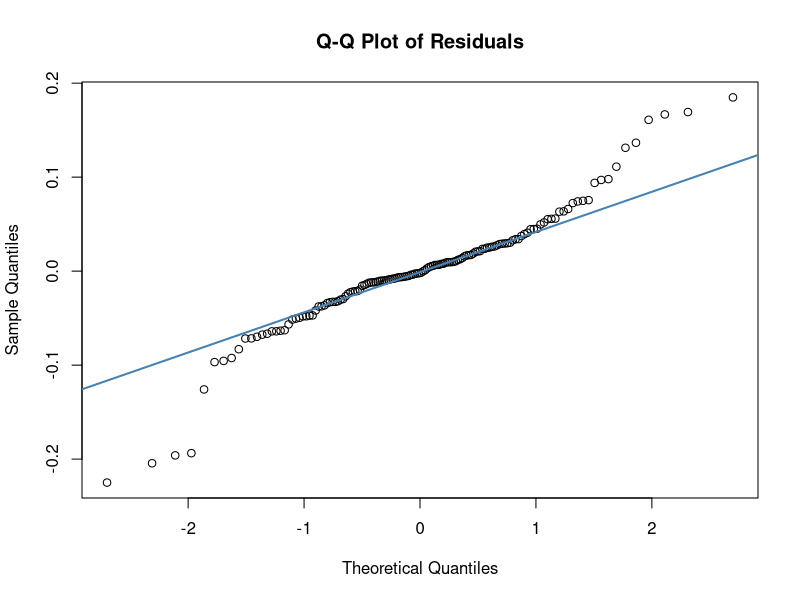
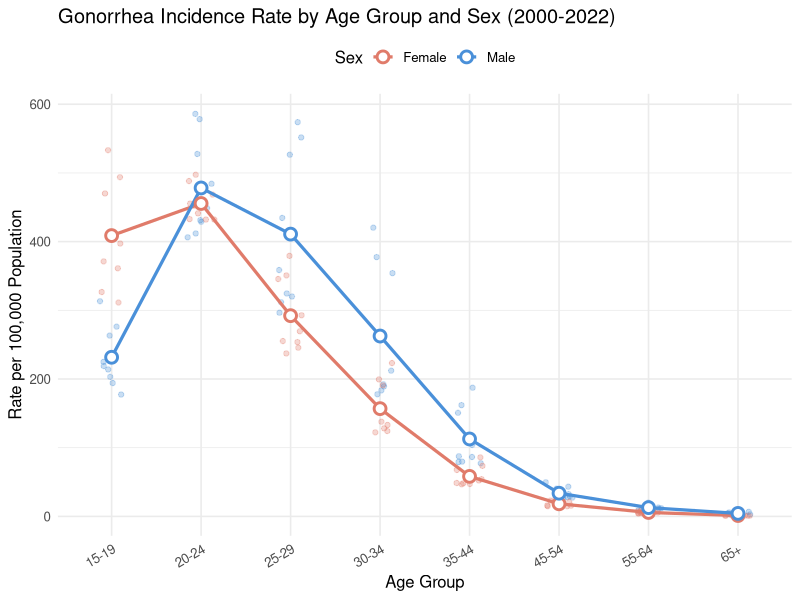
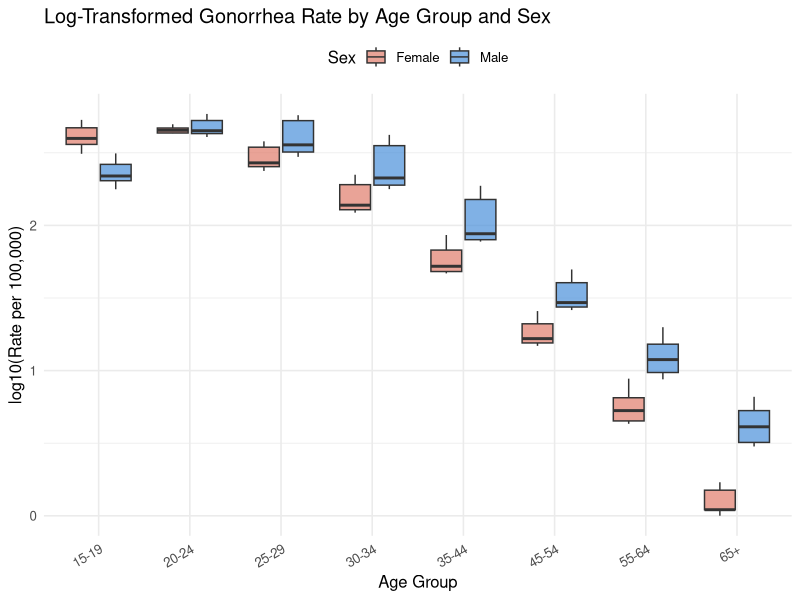
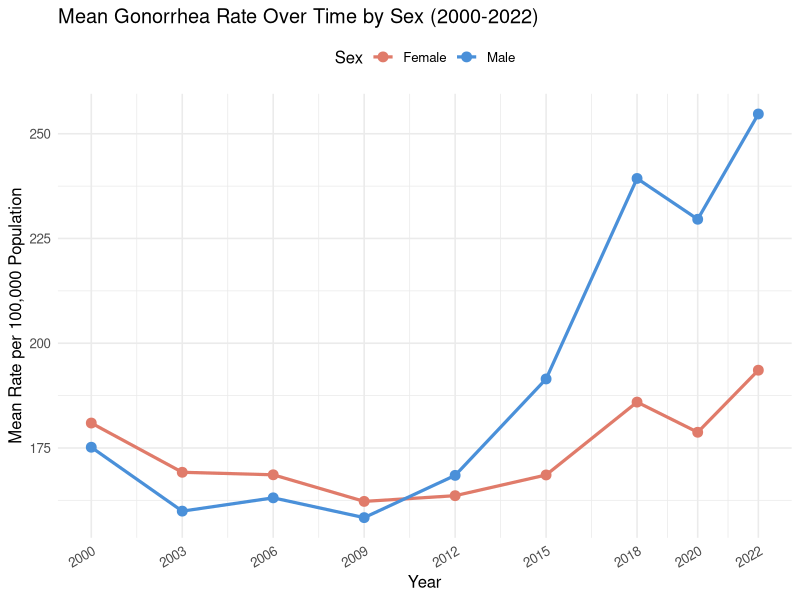

The R script that drew these images, in order:
## ---- chunk 1
knitr::opts_chunk$set(
  echo    = TRUE,
  warning = FALSE,
  message = FALSE,
  fig.align = "center",
  fig.width = 7,
  fig.height = 4.5
)
## ---- chunk 2
library(tidyverse)
library(ggplot2)
library(car)
library(emmeans)

# Load data
gonorrhea <- read.csv("gonorrhea_clean.csv", stringsAsFactors = FALSE)

# Factor ordering
gonorrhea$age_group <- factor(gonorrhea$age_group,
  levels = c("15-19","20-24","25-29","30-34","35-44","45-54","55-64","65+"),
  ordered = TRUE
)
gonorrhea$sex  <- factor(gonorrhea$sex)
gonorrhea$year <- factor(gonorrhea$year)

# Summary table
gonorrhea %>%
  summarise(
    `Female (n)`        = sum(sex == "Female"),
    `Male (n)`          = sum(sex == "Male"),
    `Rate: Min`         = round(min(rate), 2),
    `Rate: Median`      = round(median(rate), 2),
    `Rate: Mean`        = round(mean(rate), 2),
    `Rate: Max`         = round(max(rate), 2),
    `log10(Rate): Min`  = round(min(rate_log), 4),
    `log10(Rate): Mean` = round(mean(rate_log), 4),
    `log10(Rate): Max`  = round(max(rate_log), 4)
  ) %>%
  knitr::kable(caption = "Summary statistics for key variables (n = 144).")
## ---- chunk 3
# Fit model
model <- aov(rate_log ~ sex * age_group + year, data = gonorrhea)

# Normality of residuals
shapiro.test(residuals(model))

# Q-Q plot
qqnorm(residuals(model), main = "Q-Q Plot of Residuals")
qqline(residuals(model), col = "steelblue", lwd = 2)

# Homogeneity of variance
leveneTest(rate_log ~ sex * age_group, data = gonorrhea)
## ---- chunk 4
summary(model)
## ---- chunk 5
emm <- emmeans(model, ~ sex * age_group)
pairs(emm, by = "sex", adjust = "tukey")
## ---- chunk 6
mean_rates <- gonorrhea %>%
  group_by(sex, age_group) %>%
  summarise(mean_rate = mean(rate), se = sd(rate) / sqrt(n()), .groups = "drop")

ggplot(gonorrhea, aes(x = age_group, y = rate, color = sex, group = sex)) +
  geom_jitter(alpha = 0.3, width = 0.15, size = 1.5) +
  geom_line(data = mean_rates, aes(y = mean_rate), linewidth = 1.1) +
  geom_point(data = mean_rates, aes(y = mean_rate), size = 3, shape = 21,
             fill = "white", stroke = 1.5) +
  scale_color_manual(values = c("Female" = "#E07B6A", "Male" = "#4A90D9")) +
  labs(
    title = "Gonorrhea Incidence Rate by Age Group and Sex (2000-2022)",
    x = "Age Group",
    y = "Rate per 100,000 Population",
    color = "Sex"
  ) +
  theme_minimal(base_size = 12) +
  theme(axis.text.x = element_text(angle = 30, hjust = 1), legend.position = "top")
## ---- chunk 7
ggplot(gonorrhea, aes(x = age_group, y = rate_log, fill = sex)) +
  geom_boxplot(alpha = 0.7, outlier.shape = 21, outlier.size = 2) +
  scale_fill_manual(values = c("Female" = "#E07B6A", "Male" = "#4A90D9")) +
  labs(
    title = "Log-Transformed Gonorrhea Rate by Age Group and Sex",
    x = "Age Group",
    y = "log10(Rate per 100,000)",
    fill = "Sex"
  ) +
  theme_minimal(base_size = 12) +
  theme(axis.text.x = element_text(angle = 30, hjust = 1), legend.position = "top")
## ---- chunk 8
time_trends <- gonorrhea %>%
  mutate(year_num = as.integer(as.character(year))) %>%
  group_by(sex, year_num) %>%
  summarise(mean_rate = mean(rate), .groups = "drop")

ggplot(time_trends, aes(x = year_num, y = mean_rate, color = sex, group = sex)) +
  geom_line(linewidth = 1.1) +
  geom_point(size = 3) +
  scale_color_manual(values = c("Female" = "#E07B6A", "Male" = "#4A90D9")) +
  scale_x_continuous(breaks = unique(time_trends$year_num)) +
  labs(
    title = "Mean Gonorrhea Rate Over Time by Sex (2000-2022)",
    x = "Year",
    y = "Mean Rate per 100,000 Population",
    color = "Sex"
  ) +
  theme_minimal(base_size = 12) +
  theme(axis.text.x = element_text(angle = 30, hjust = 1), legend.position = "top")
